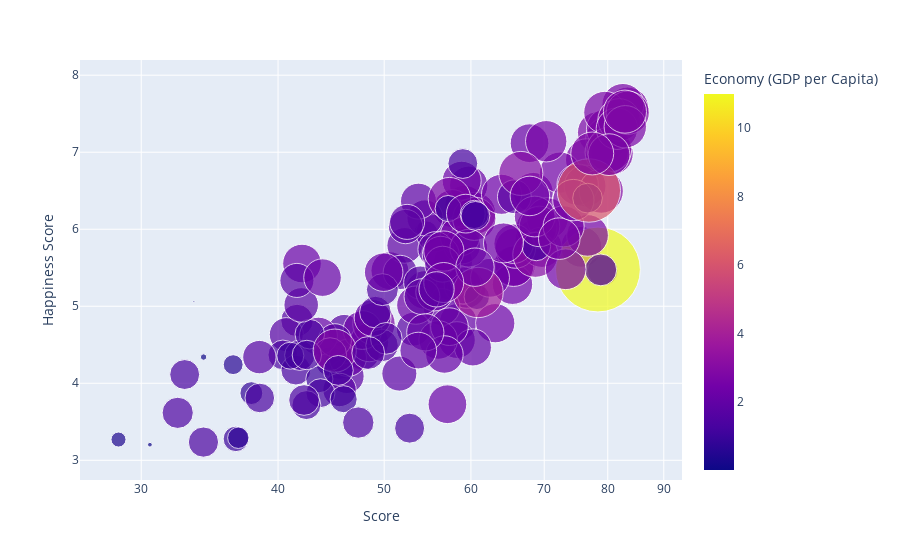

Here is the notebook cell this chart was saved with:
### Code cell
import plotly.express as px

fig = px.scatter(data.groupby(['Country_x']).mean().reset_index(), x="Score", y="Happiness Score",
                 size="Economy (GDP per Capita)", color="Economy (GDP per Capita)",
                 hover_name="Country_x", log_x=True, size_max=60)
fig.show()

### Figure 1 — Plotly figure (JSON) as saved in the notebook; plotly's stock layout.template omitted (floating-point values rounded to 4 significant figures; data arrays with more than 128 entries replaced by an {"elided": "..."} marker saying what was removed)
{"data": [{"hovertemplate": "<b>%{hovertext}</b><br><br>Score=%{x}<br>Happiness Score=%{y}<br>Economy (GDP per Capita)=%{marker.color}<extra></extra>", "hovertext": {"elided": "165 str values"}, "legendgroup": "", "marker": {"color": {"elided": "165 float values"}, "coloraxis": "coloraxis", "size": {"elided": "165 float values"}, "sizemode": "area", "sizeref": 0.003056, "symbol": "circle"}, "mode": "markers", "name": "", "orientation": "v", "showlegend": false, "type": "scatter", "x": {"elided": "165 float values"}, "xaxis": "x", "y": {"elided": "165 float values"}, "yaxis": "y"}], "layout": {"coloraxis": {"colorbar": {"title": {"text": "Economy (GDP per Capita)"}}, "colorscale": [[0, "#0d0887"], [0.1111, "#46039f"], [0.2222, "#7201a8"], [0.3333, "#9c179e"], [0.4444, "#bd3786"], [0.5556, "#d8576b"], [0.6667, "#ed7953"], [0.7778, "#fb9f3a"], [0.8889, "#fdca26"], [1, "#f0f921"]]}, "legend": {"itemsizing": "constant", "tracegroupgap": 0}, "margin": {"t": 60}, "xaxis": {"anchor": "y", "domain": [0, 1], "title": {"text": "Score"}, "type": "log"}, "yaxis": {"anchor": "x", "domain": [0, 1], "title": {"text": "Happiness Score"}}}}
